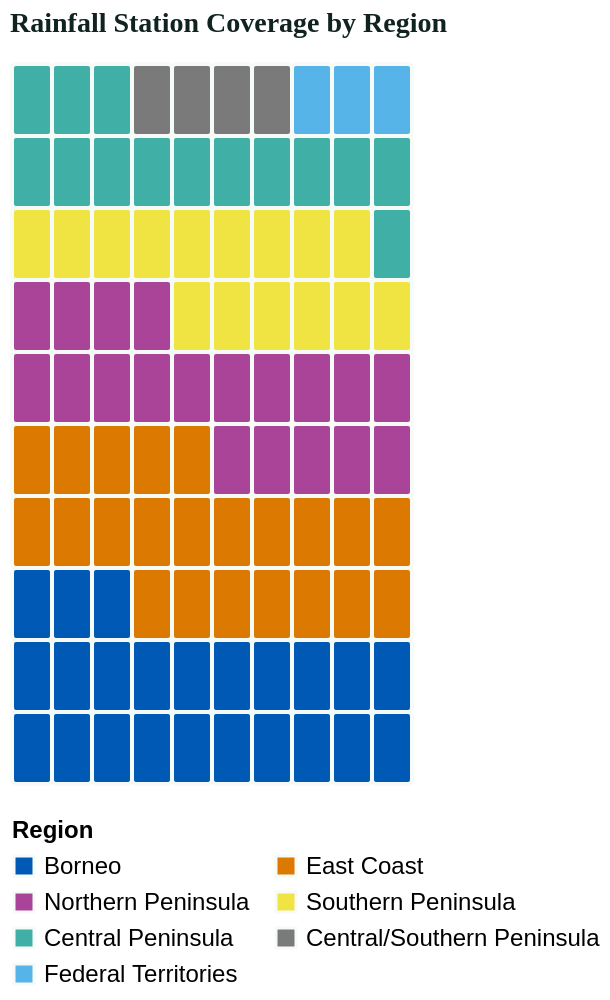

Express this chart as Vega-Lite.
### Vega-Lite specification from a JSON file in a GitHub repository (floating-point values rounded to 4 significant figures)
{"$schema": "https://vega.github.io/schema/vega-lite/v6.json", "width": "container", "height": 360, "data": {"sequence": {"start": 1, "stop": 101, "step": 1, "as": "cell"}}, "transform": [{"calculate": "(datum.cell - 1) % 10", "as": "column"}, {"calculate": "floor((datum.cell - 1) / 10)", "as": "row"}, {"calculate": "datum.cell <= 23 ? 'Borneo' : datum.cell <= 45 ? 'East Coast' : datum.cell <= 64 ? 'Northern Peninsula' : datum.cell <= 79 ? 'Southern Peninsula' : datum.cell <= 93 ? 'Central Peninsula' : datum.cell <= 97 ? 'Central/Southern Peninsula' : 'Federal Territories'", "as": "region"}, {"calculate": "datum.region == 'Borneo' ? 411 : datum.region == 'East Coast' ? 368 : datum.region == 'Northern Peninsula' ? 326 : datum.region == 'Southern Peninsula' ? 247 : datum.region == 'Central Peninsula' ? 236 : datum.region == 'Central/Southern Peninsula' ? 65 : 46", "as": "stations"}, {"calculate": "datum.stations / 1699", "as": "share"}], "layer": [{"mark": {"type": "rect", "cornerRadius": 2, "stroke": "#f7fbf8", "strokeWidth": 2}, "encoding": {"x": {"field": "column", "type": "ordinal", "title": null, "axis": null}, "y": {"field": "row", "type": "ordinal", "title": null, "sort": "descending", "axis": null}, "color": {"field": "region", "type": "nominal", "title": "Region", "scale": {"domain": ["Borneo", "East Coast", "Northern Peninsula", "Southern Peninsula", "Central Peninsula", "Central/Southern Peninsula", "Federal Territories"], "range": ["#005AB5", "#DC7900", "#AA4499", "#F0E442", "#40B0A6", "#7A7A7A", "#56B4E9"]}}, "tooltip": [{"field": "region", "type": "nominal", "title": "Region"}, {"field": "stations", "type": "quantitative", "title": "Mappable stations"}, {"field": "share", "type": "quantitative", "title": "Share of stations", "format": ".1%"}]}}], "config": {"view": {"stroke": null}, "legend": {"orient": "bottom", "direction": "horizontal", "columns": 2, "labelLimit": 340, "titleLimit": 360, "labelFontSize": 12, "titleFontSize": 12}, "axis": {"labelFontSize": 12, "titleFontSize": 13, "labelLimit": 180, "titleLimit": 320}}, "title": {"text": "Rainfall Station Coverage by Region", "anchor": "start", "align": "left", "font": "Manrope", "fontSize": 14, "fontWeight": 700, "color": "#102321", "offset": 12}}
